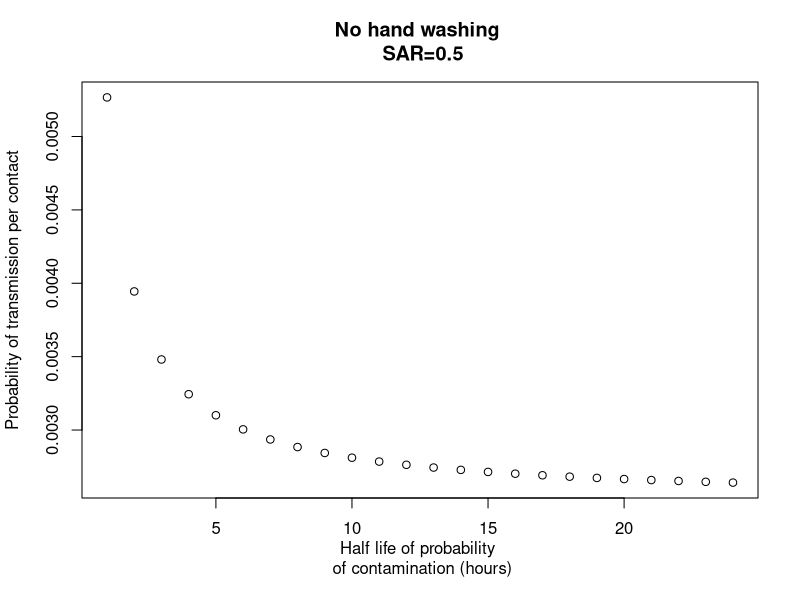
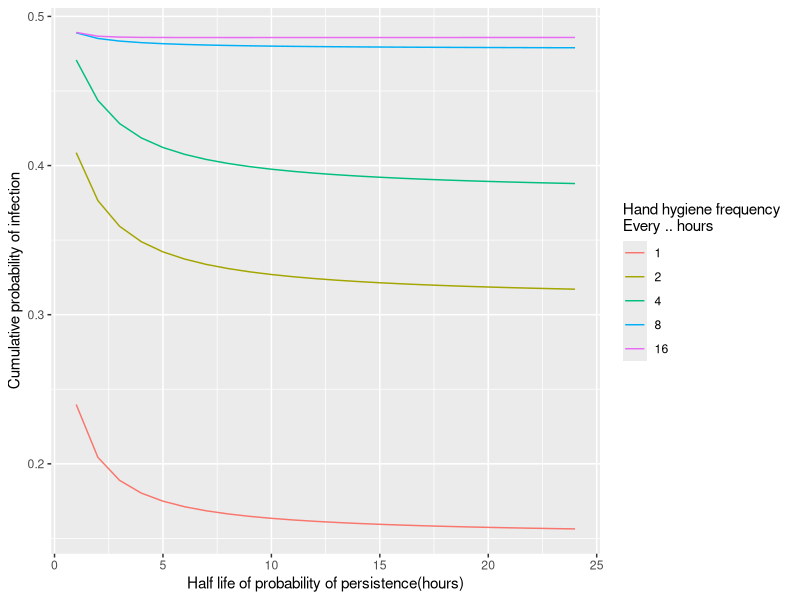
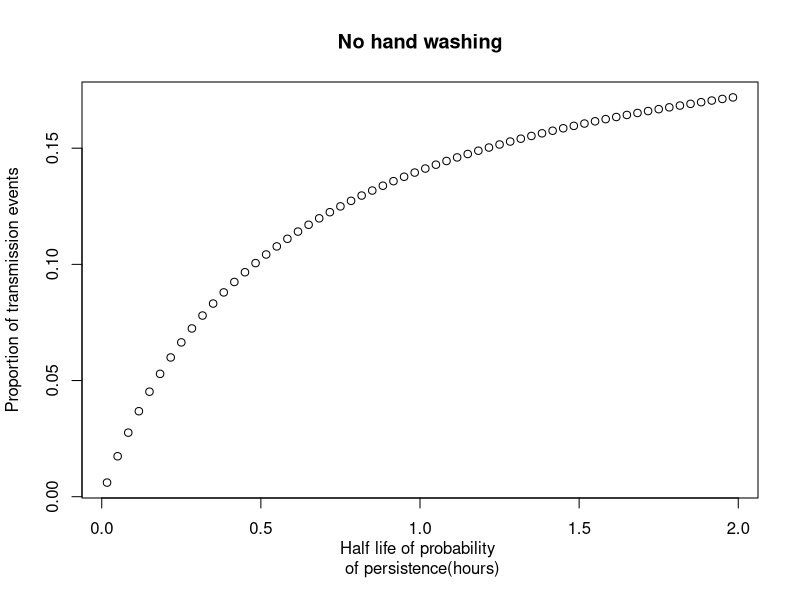
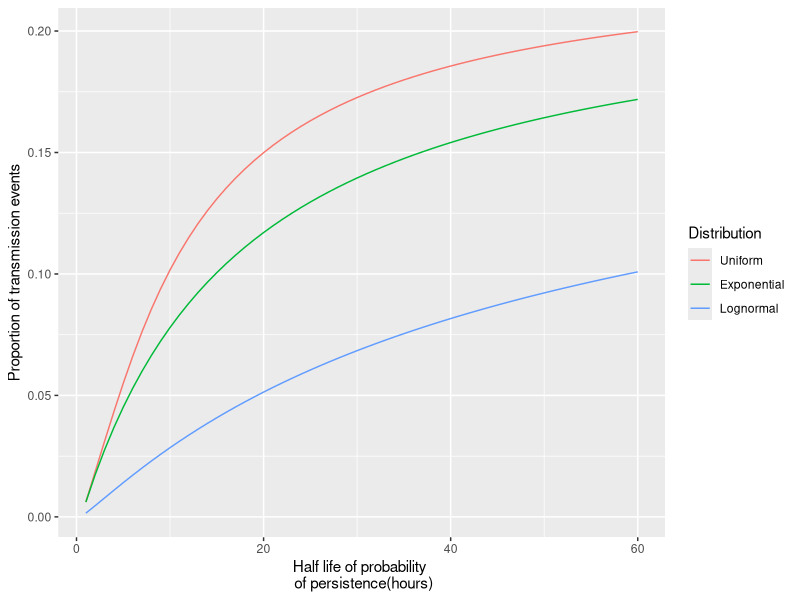

Generate these figures, in order, with R:
# =============================================================================== #
# Hand hygiene covid-19 model 
# =============================================================================== #
# Packages
library(ggplot2)
library(tidyr)
library(dplyr)

# Generate times according to exponential distribution
# Exponentially distributed time-to-event until time t_end
exp.times <- function(t_end, rate){
  t <- t_temp <- NULL
  t0 <- t_max <- 0
  while(t_max< t_end){
    temp <- rexp(1, rate=rate)
    t_temp <- c(t_temp, temp)
    t_max <- t_max + temp
    t <-c(t, t_max) 
  }
  if(t[length(t)]>t_end) {
    t <- t[-length(t)]
    t_temp <- t_temp[-length(t_temp)]
  }
  return(list(t=t,t_temp=t_temp))
}

lognormal.times <- function(t_end, c_mean, c_sd){
  t <- t_temp <- NULL
  t0 <- t_max <- 0
  while(t_max< t_end){
    temp <- rlnorm(1, meanlog=c_mean, sdlog=c_sd)
    t_temp <- c(t_temp, temp)
    t_max <- t_max + temp
    t <-c(t, t_max) 
  }
  if(t[length(t)]>t_end) {
    t <- t[-length(t)]
    t_temp <- t_temp[-length(t_temp)]
  }
  return(list(t=t,t_temp=t_temp))
}

# =============================================================================== #
# Household function
# =============================================================================== #
# unit of time = hour
# c_rate = Rate at which hands of person is contaminated
# f_rate = Rate at which hands touch face (per unit of time)
# halflife = Time until probability of persistence is halved (per unit of time)
# f_times = Mean number of times at which hands touch face (per unit of time)
# t_end = Time period (default: 24 hours)
# eps = Probability of transmission per contact
# HW = Option for hand washing frequency (1=fixed regular times, 2=exponential)
# For HW=1: t_reg = regular, fixed times between hand washing
# For HW=2: hw_mean = mean for exponential distribution of hand washing times
# CT = Option for distribution of carriage duration
# =============================================================================== #

household.fun <- function(hh_num=1,t_end=24, 
                          CT = 2, c_mean=1, c_sd=1, halflife=1, 
                          f_rate=2, eps=0.01,
                          HW = 1, hw_mean=10/60,
                          seed=NULL){
  if(!is.null(seed)) set.seed(seed)
  # rate for exponential decay computed from halflife
  v_rate <- -log(0.5)/halflife
  
  p_inf <- rep(NA, hh_num)
  for(h in 1:hh_num){
    # Contamination times
    if(CT==1){ # Fixed times (constant)
      t_c<- seq(0, t_end, by = c_mean)
    }else if(CT==2){ # Exponential distrbution
      t_c <- exp.times(t_end,1/c_mean)$t
    }else if(CT==3){ # Log-normal (heavy-tail)
      t_c <- lognormal.times(t_end,c_mean,c_sd)$t
    }

    
    # Hand washing times/events
    t_HW <-NULL
    if(HW==1){# Hand washing at fixed times
      t_HW <- seq(0, t_end, by = hw_mean)
    }else if(HW==2){# Hand washing at random times (Poisson)
      t_HW <- exp.times(t_end, 1/hw_mean)$t
    }else if(HW==3){# Event-prompted hand washing
      # TBD
    }
    
    # Face-touching events
    # For now: poisson distribution for events/exponential distribution for times
    t_f <- exp.times(t_end, f_rate)$t

    # Compute probability of persistence at face-touching events
    # For now: Exponential distribution 
    v <- rep(0, length(t_f)) # prob. of contamination at face touching events
    for(i in 1:length(t_f)){
      ind <- which(t_c<=t_f[i])
      if(length(ind)>0){
        # Last contamination event/time
        last <- t_c[ind[length(ind)]] 
        if(HW==0) v[i] <- exp(-v_rate*(t_f[i]-last)) # No handwashing events
        else{
          # Was there a hand washing in between contamination and face-touching?
          ind_HW <- intersect(which(t_HW>=last), which(t_HW<t_f[i]))
          if(length(ind_HW)>0) v[i] <- 0 # yes
          else v[i] <- exp(-v_rate*(t_f[i]-last)) # no
        }
      }
    }
    
    # Force of infection
    foi <- eps*v
    # Probability of infection
    p_inf[h] <- 1-exp(-sum(foi))
  }
  return(list(p_inf=p_inf, v=v, t_c=t_c, t_f=t_f, t_HW=t_HW))
}

# Calculate epsilon (prob. of transmission per contact) in scenario with no HW
# Fixed SAR
compute.eps <- function(t_end,c_mean,f_rate,halflife, SAR=0.5, seed=NULL){
  if(!is.null(seed)) set.seed(seed)
  t_c <- exp.times(t_end,1/c_mean)$t
  t_f <- exp.times(t_end, f_rate)$t
  v_rate <- -log(0.5)/halflife
  sum <- 0
  for(i in 1:length(t_f)){
    ind <- which(t_c<=t_f[i])
    if(length(ind)>0){
      last <- t_c[ind[length(ind)]] 
      sum <- sum + exp(-v_rate*(t_f[i]-last))
    }
  }
  return(-log(SAR)/sum)
}


###############################

# Without hand washing
dc <- seq(1,24)
eps <- probTrans <- meanP <- rep(0,length(dc))
for(i in 1:length(dc)){
  eps[i] <- compute.eps(t_end=24,c_mean=1,f_rate=11,halflife=dc[i], SAR=0.5, seed=12345)
  p <- household.fun(hh_num=1, HW=0, f_rate=11, eps=eps[i], halflife=dc[i],seed=12345)$v
  meanP[i] <- mean(p)
}

plot(dc, eps, 
     xlab="Half life of probability \n of contamination (hours)", 
     ylab="Probability of transmission per contact",
     main="No hand washing \n SAR=0.5")

# plot(dc, meanP, 
#      xlab="Half life of probability \n of contamination (hours)", ylab="Probability of persistence",
#      main="No hand washing \n SAR=0.5")

# =============================================================================== #
# how transmission prob in a 2 person household changes with hand hygiene 
# frequency as a function of duration of contamination (but where parameters are 
# constrained to give the same secondary attack rate in the absence of hand hygiene)
# =============================================================================== #
# hw <- c(1,2,3,6,12,15,20)
hw <- c(1,2,4,8,16)
dc <- seq(1,24)
data <- dataInf <- NULL
for(h in hw){
  eps <- probTrans <- meanP <- pInf <- rep(0,length(dc))
  for(i in 1:length(dc)){
    eps[i] <- compute.eps(t_end=24,c_mean=1,f_rate=11,halflife=dc[i], seed=12345)
    pInf[i] <- household.fun(hh_num=1, HW=1,hw_mean=h, f_rate=11, eps=eps[i], halflife=dc[i],seed=12345)$p_inf
  }
  dataInf <- cbind(dataInf, pInf)
}

dataInf <- as.data.frame(dataInf)
colnames(dataInf) <- 1:ncol(dataInf)
rownames(dataInf) <- 1:nrow(dataInf)
dataInf %>% gather() %>% group_by(key) %>% 
  mutate(x=1:n()) %>%
  ggplot(aes(x=x, y=value,group=key,color=key)) + 
  geom_line() +
  xlab("Half life of probability of persistence(hours)") + 
  ylab("Cumulative probability of infection") + 
  scale_color_discrete(name="Hand hygiene frequency \nEvery .. hours",
                       labels=hw)

# =============================================================================== #
# plot of how many transmission events (in a population of 100 two person 
# households say) result from hands that have been contaminated for at least x 
# minutes in the absence of hand hygiene (so x axis is minutes, y axis is 
# proportion of transmission events)
# =============================================================================== #
dc <- seq(1,2*60,by=2)/60
p <- rep(0, length(dc))
for(i in 1:length(dc)){
  p[i] <- mean(household.fun(hh_num=100, HW=0, f_rate=11, eps=0.001, halflife=dc[i],seed=12345)$p_inf)
}
plot(dc, p, 
     xlab="Half life of probability \n of persistence(hours)", ylab="Proportion of transmission events",
     main="No hand washing")


# =============================================================================== #
# exploration of whether distribution of duration of carriage duration matters. 
# i.e. are results the same if duration is constant or exponential 
# (with the same mean) - or heavy-tailed 
# =============================================================================== #
dc <- seq(1,2*60,by=2)/60
p <- q <- r <- rep(0, length(dc))
for(i in 1:length(dc)){
  p[i] <- mean(household.fun(hh_num=100, HW=0, CT=1, c_mean=1,f_rate=11, eps=0.001, halflife=dc[i],seed=12345)$p_inf)
  q[i] <- mean(household.fun(hh_num=100, HW=0, CT=2, c_mean=1,f_rate=11, eps=0.001, halflife=dc[i],seed=12345)$p_inf)
  r[i] <- mean(household.fun(hh_num=100, HW=0, CT=3, c_mean=1,c_sd=1, f_rate=11, eps=0.001, halflife=dc[i],seed=12345)$p_inf)
}

dataSens <- as.data.frame(cbind(p,q,r)) 
colnames(dataSens) <- 1:ncol(dataSens)
dataSens %>% gather() %>% group_by(key) %>% 
  mutate(x=1:n()) %>%
  ggplot(aes(x=x, y=value,group=key,color=key)) + 
  geom_line() +
  xlab("Half life of probability \n of persistence(hours)") + 
  ylab("Proportion of transmission events") + 
  scale_color_discrete(name="Distribution",
                       labels=c("Uniform","Exponential","Lognormal"))

